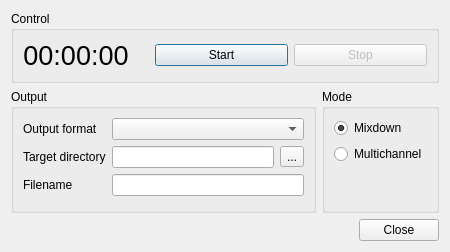
<?xml version="1.0" encoding="UTF-8"?>
<ui version="4.0">
 <class>VoiceRecordingDialog</class>
 <widget class="QDialog" name="VoiceRecordingDialog">
  <property name="geometry">
   <rect>
    <x>0</x>
    <y>0</y>
    <width>450</width>
    <height>252</height>
   </rect>
  </property>
  <property name="windowTitle">
   <string>Recorder</string>
  </property>
  <property name="windowIcon">
   <iconset resource="mumble_tango.qrc">
    <normaloff>:/actions/media-record.svg</normaloff>:/actions/media-record.svg</iconset>
  </property>
  <layout class="QGridLayout" name="gridLayout_2" columnstretch="5,0">
   <item row="0" column="0" colspan="2">
    <widget class="QGroupBox" name="qgbControl">
     <property name="title">
      <string>Control</string>
     </property>
     <layout class="QHBoxLayout" name="horizontalLayout_2">
      <item>
       <widget class="QLabel" name="qlTime">
        <property name="font">
         <font>
          <pointsize>20</pointsize>
          <weight>50</weight>
          <bold>false</bold>
          <underline>false</underline>
         </font>
        </property>
        <property name="text">
         <string>00:00:00</string>
        </property>
        <property name="alignment">
         <set>Qt::AlignCenter</set>
        </property>
       </widget>
      </item>
      <item>
       <spacer name="horizontalSpacer">
        <property name="orientation">
         <enum>Qt::Horizontal</enum>
        </property>
        <property name="sizeType">
         <enum>QSizePolicy::Minimum</enum>
        </property>
        <property name="sizeHint" stdset="0">
         <size>
          <width>20</width>
          <height>20</height>
         </size>
        </property>
       </spacer>
      </item>
      <item>
       <widget class="QPushButton" name="qpbStart">
        <property name="sizePolicy">
         <sizepolicy hsizetype="Expanding" vsizetype="Fixed">
          <horstretch>0</horstretch>
          <verstretch>0</verstretch>
         </sizepolicy>
        </property>
        <property name="text">
         <string>Start</string>
        </property>
       </widget>
      </item>
      <item>
       <widget class="QPushButton" name="qpbStop">
        <property name="enabled">
         <bool>false</bool>
        </property>
        <property name="sizePolicy">
         <sizepolicy hsizetype="Expanding" vsizetype="Fixed">
          <horstretch>0</horstretch>
          <verstretch>0</verstretch>
         </sizepolicy>
        </property>
        <property name="text">
         <string>Stop</string>
        </property>
       </widget>
      </item>
     </layout>
    </widget>
   </item>
   <item row="1" column="1">
    <widget class="QGroupBox" name="qgbMode">
     <property name="title">
      <string>Mode</string>
     </property>
     <layout class="QVBoxLayout" name="verticalLayout">
      <item>
       <widget class="QRadioButton" name="qrbMixdown">
        <property name="enabled">
         <bool>true</bool>
        </property>
        <property name="text">
         <string>Mixdown</string>
        </property>
        <property name="checkable">
         <bool>true</bool>
        </property>
        <property name="checked">
         <bool>true</bool>
        </property>
       </widget>
      </item>
      <item>
       <widget class="QRadioButton" name="qrbMultichannel">
        <property name="text">
         <string>Multichannel</string>
        </property>
       </widget>
      </item>
      <item>
       <spacer name="verticalSpacer">
        <property name="orientation">
         <enum>Qt::Vertical</enum>
        </property>
        <property name="sizeHint" stdset="0">
         <size>
          <width>20</width>
          <height>40</height>
         </size>
        </property>
       </spacer>
      </item>
     </layout>
    </widget>
   </item>
   <item row="2" column="1">
    <widget class="QDialogButtonBox" name="buttonBox">
     <property name="orientation">
      <enum>Qt::Horizontal</enum>
     </property>
     <property name="standardButtons">
      <set>QDialogButtonBox::Close</set>
     </property>
    </widget>
   </item>
   <item row="1" column="0">
    <widget class="QGroupBox" name="qgbOutput">
     <property name="title">
      <string>Output</string>
     </property>
     <layout class="QFormLayout" name="formLayout">
      <item row="0" column="0">
       <widget class="QLabel" name="qlOutputFormat">
        <property name="text">
         <string>Output format</string>
        </property>
       </widget>
      </item>
      <item row="0" column="1">
       <widget class="QComboBox" name="qcbFormat"/>
      </item>
      <item row="2" column="0">
       <widget class="QLabel" name="qlTargetDirectory">
        <property name="text">
         <string>Target directory</string>
        </property>
       </widget>
      </item>
      <item row="4" column="0">
       <widget class="QLabel" name="qlFilename">
        <property name="text">
         <string>Filename</string>
        </property>
       </widget>
      </item>
      <item row="2" column="1">
       <layout class="QHBoxLayout" name="qhblTargetDirectory">
        <item>
         <widget class="QLineEdit" name="qleTargetDirectory"/>
        </item>
        <item>
         <widget class="QToolButton" name="qtbTargetDirectoryBrowse">
          <property name="text">
           <string>...</string>
          </property>
         </widget>
        </item>
       </layout>
      </item>
      <item row="4" column="1">
       <layout class="QHBoxLayout" name="qhblFilename">
        <item>
         <widget class="QLineEdit" name="qleFilename"/>
        </item>
       </layout>
      </item>
     </layout>
    </widget>
   </item>
  </layout>
 </widget>
 <resources>
  <include location="mumble_tango.qrc"/>
 </resources>
 <connections>
  <connection>
   <sender>buttonBox</sender>
   <signal>rejected()</signal>
   <receiver>VoiceRecordingDialog</receiver>
   <slot>close()</slot>
   <hints>
    <hint type="sourcelabel">
     <x>389</x>
     <y>231</y>
    </hint>
    <hint type="destinationlabel">
     <x>224</x>
     <y>125</y>
    </hint>
   </hints>
  </connection>
 </connections>
</ui>
